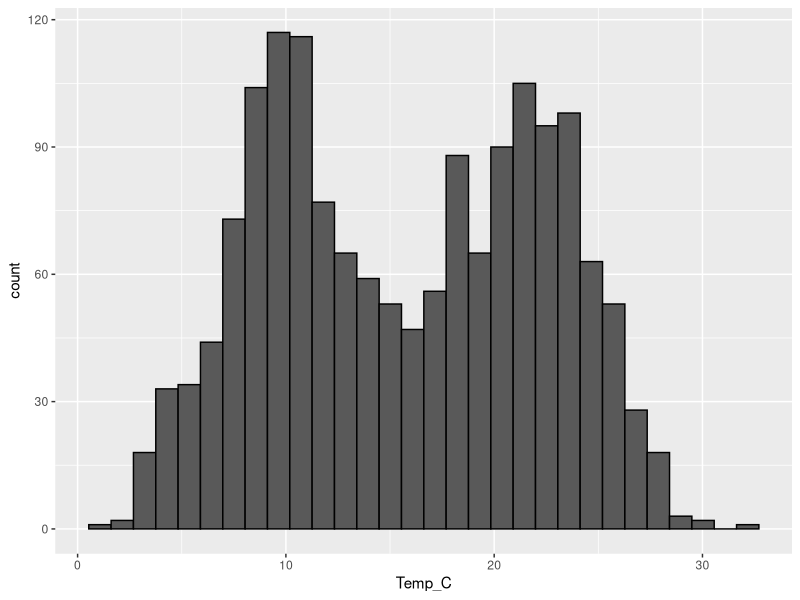
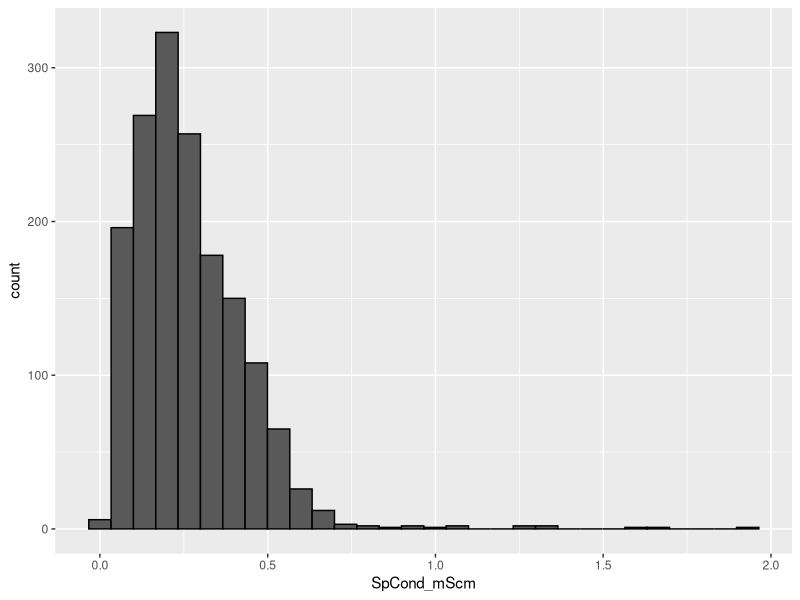
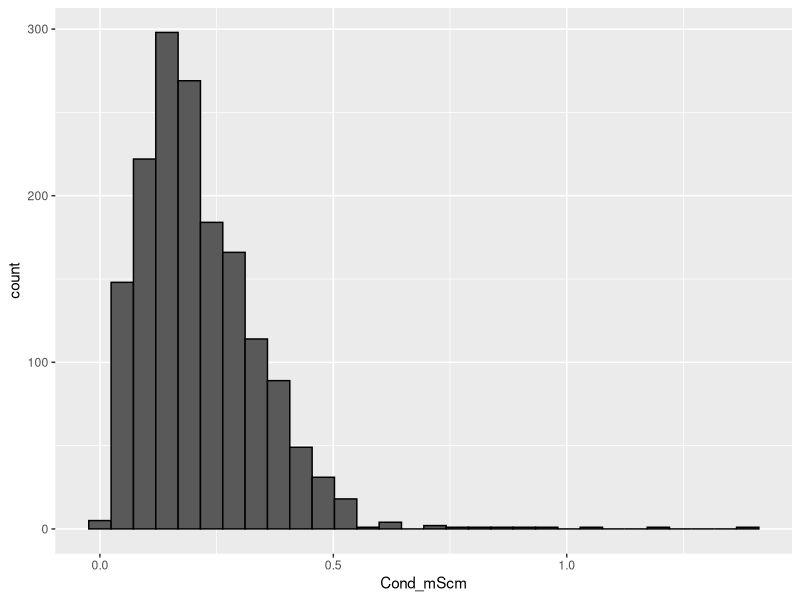
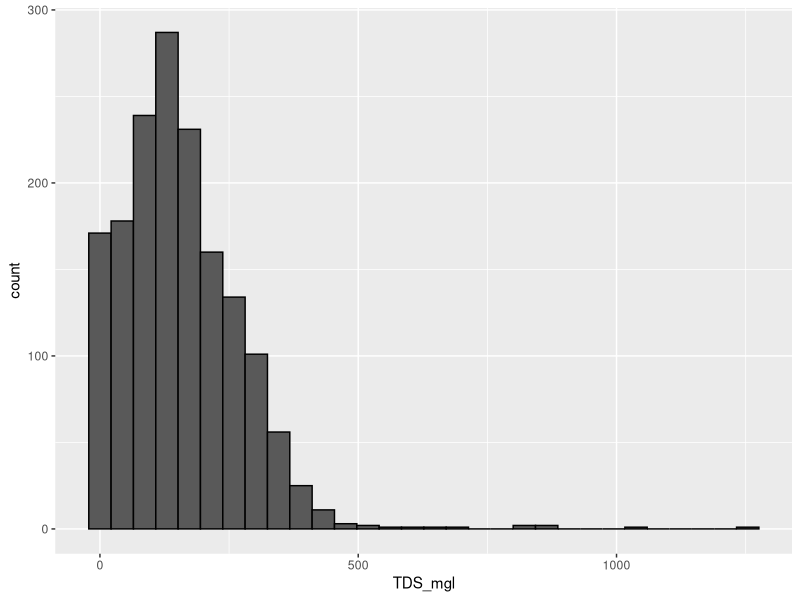
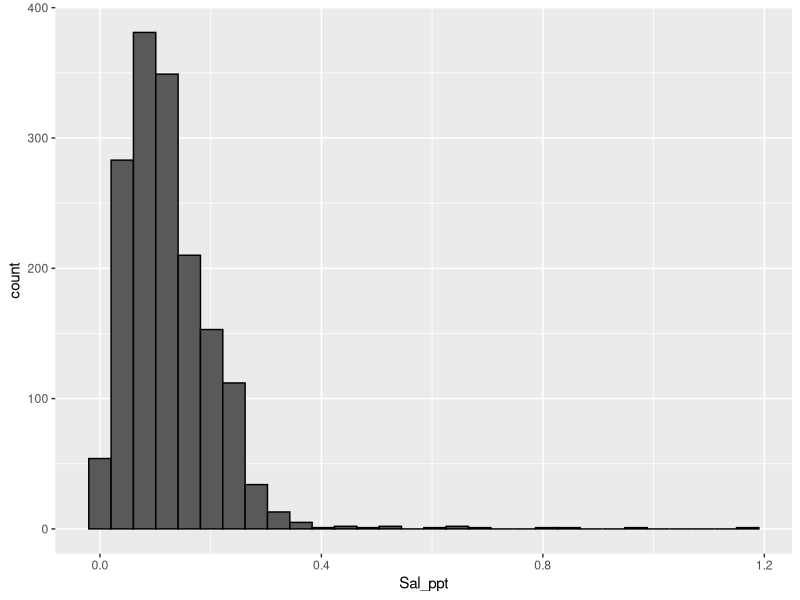
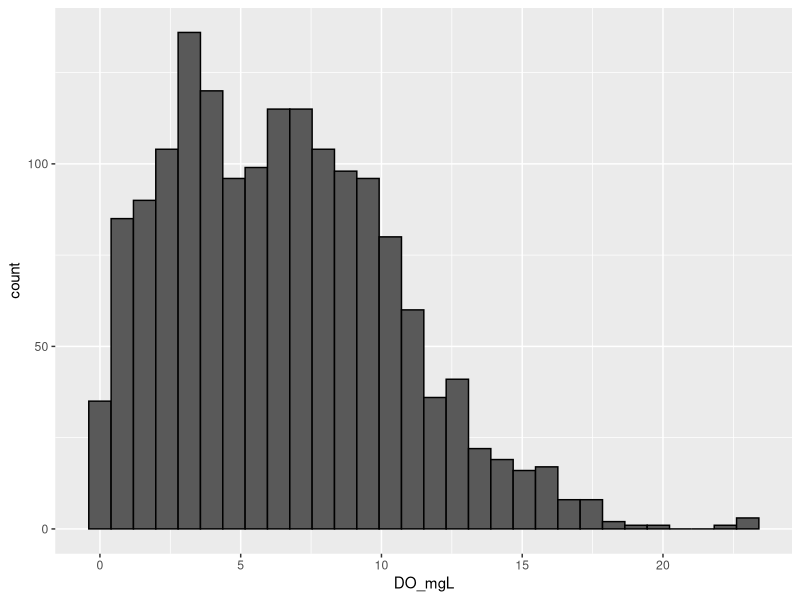
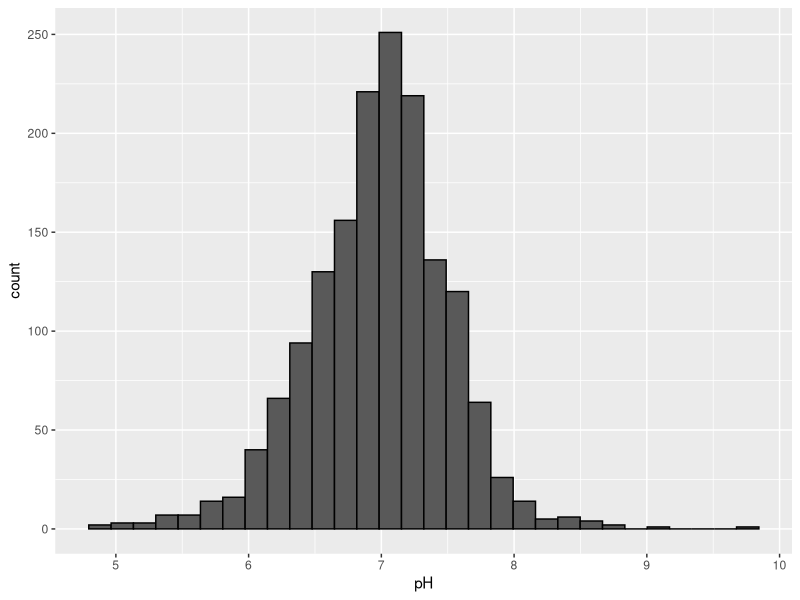
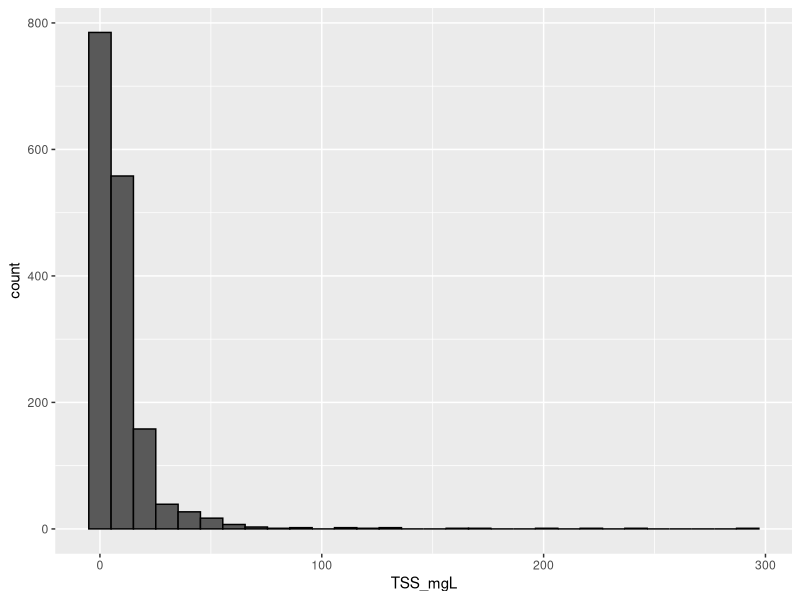

The R source for these figures, in order:
## ---- chunk 1
#load packages
library(here)
library(tidyverse)
library(lme4)

wetland <- read.csv(here('Data/Processed/Combined_Data_NArm.csv'))

## ---- chunk 2
#remove outliers: TDS 2262, row 1039; DO 224, row 840; TSS 516, row 641; fecal_coliform rows 1545 and 1549

wetland <- wetland [-c(147, 166, 641, 793, 840, 1035, 1039, 1545, 1549, 1614),]

#create histograms
ggplot(wetland, aes(x = Temp_C)) +
geom_histogram(color = 'black')

ggplot(wetland, aes(x = SpCond_mScm)) +
geom_histogram(color = 'black')

ggplot(wetland, aes(x = Cond_mScm)) +
geom_histogram(color = 'black')

ggplot(wetland, aes(x = TDS_mgl)) +
geom_histogram(color = 'black')

ggplot(wetland, aes(x = Sal_ppt)) +
geom_histogram(color = 'black')

ggplot(wetland, aes(x = DO_mgL)) +
geom_histogram(color = 'black')

ggplot(wetland, aes(x = pH)) +
geom_histogram(color = 'black')

ggplot(wetland, aes(x = TSS_mgL)) +
geom_histogram(color = 'black')

ggplot(wetland, aes(x = fecal_coliform_colonies_per100mL)) +
geom_histogram(color = 'black')


## ---- chunk 3
#create scatterplots
ggplot(wetland, aes(x = Temp_C, y = Filtered_NHx_ugL)) +
geom_point()

ggplot(wetland, aes(x = SpCond_mScm, y = Filtered_NHx_ugL)) +
geom_point()

ggplot(wetland, aes(x = TDS_mgl, y = Filtered_NHx_ugL)) +
geom_point()

ggplot(wetland, aes(x = Sal_ppt, y = Filtered_NHx_ugL)) +
geom_point()

ggplot(wetland, aes(x = DO_mgL, y = Filtered_NHx_ugL)) +
geom_point()

ggplot(wetland, aes(x = pH, y = Filtered_NHx_ugL)) +
geom_point()

ggplot(wetland, aes(x = TSS_mgL, y = Filtered_NHx_ugL)) +
geom_point()

ggplot(wetland, aes(x = fecal_coliform_colonies_per100mL, y = Filtered_NHx_ugL)) +
geom_point()

ggplot(wetland, aes(x = Unfiltered_TP_ugL, y = Filtered_NHx_ugL)) +
geom_point()

## ---- chunk 4
#log transform everything
log_wetland <- wetland %>%
  mutate(across(c(Temp_C, SpCond_mScm, Cond_mScm, 
                  TDS_mgl, Sal_ppt, DO_mgL, pH, 
                  Filtered_NHx_ugL, TSS_mgL, 
                  fecal_coliform_colonies_per100mL, Unfiltered_TP_ugL), 
                ~ log(.+1)))

#re-vistualize data

ggplot(log_wetland, aes(x = Temp_C, y = Filtered_NHx_ugL)) +
geom_point()

ggplot(log_wetland, aes(x = SpCond_mScm, y = Filtered_NHx_ugL)) +
geom_point()

ggplot(log_wetland, aes(x = TDS_mgl, y = Filtered_NHx_ugL)) +
geom_point()

ggplot(log_wetland, aes(x = Sal_ppt, y = Filtered_NHx_ugL)) +
geom_point()

ggplot(log_wetland, aes(x = DO_mgL, y = Filtered_NHx_ugL)) +
geom_point()

ggplot(log_wetland, aes(x = pH, y = Filtered_NHx_ugL)) +
geom_point()

ggplot(log_wetland, aes(x = TSS_mgL, y = Filtered_NHx_ugL)) +
geom_point()

ggplot(log_wetland, aes(x = fecal_coliform_colonies_per100mL, y = Filtered_NHx_ugL)) +
geom_point()

ggplot(log_wetland, aes(x = Unfiltered_TP_ugL, y = Filtered_NHx_ugL)) +
geom_point()

## ---- chunk 5





